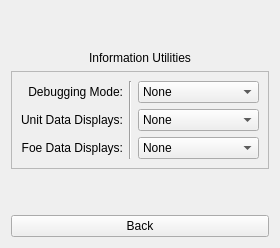
     <widget class="QWidget" name="page_2">
      <layout class="QVBoxLayout" name="verticalLayout_2" stretch="1,0,1,1,0">
       <item>
        <spacer name="verticalSpacer_3">
         <property name="orientation">
          <enum>Qt::Orientation::Vertical</enum>
         </property>
         <property name="sizeHint" stdset="0">
          <size>
           <width>20</width>
           <height>40</height>
          </size>
         </property>
        </spacer>
       </item>
       <item>
        <widget class="QLabel" name="label">
         <property name="text">
          <string>Information Utilities</string>
         </property>
         <property name="alignment">
          <set>Qt::AlignmentFlag::AlignCenter</set>
         </property>
        </widget>
       </item>
       <item>
        <widget class="QFrame" name="frame">
         <property name="frameShape">
          <enum>QFrame::Shape::StyledPanel</enum>
         </property>
         <property name="frameShadow">
          <enum>QFrame::Shadow::Raised</enum>
         </property>
         <layout class="QGridLayout" name="gridLayout_2">
          <item row="1" column="2">
           <widget class="QComboBox" name="UnitDataComboBox">
            <item>
             <property name="text">
              <string>None</string>
             </property>
            </item>
            <item>
             <property name="text">
              <string>Less Information</string>
             </property>
            </item>
            <item>
             <property name="text">
              <string>More Information</string>
             </property>
            </item>
           </widget>
          </item>
          <item row="0" column="0">
           <widget class="QLabel" name="label_2">
            <property name="text">
             <string>Debugging Mode:</string>
            </property>
            <property name="alignment">
             <set>Qt::AlignmentFlag::AlignRight|Qt::AlignmentFlag::AlignTrailing|Qt::AlignmentFlag::AlignVCenter</set>
            </property>
           </widget>
          </item>
          <item row="0" column="2">
           <widget class="QComboBox" name="DebuggingModeComboBox">
            <item>
             <property name="text">
              <string>None</string>
             </property>
            </item>
            <item>
             <property name="text">
              <string>Basic</string>
             </property>
            </item>
            <item>
             <property name="text">
              <string>Advanced</string>
             </property>
            </item>
           </widget>
          </item>
          <item row="1" column="0">
           <widget class="QLabel" name="label_3">
            <property name="text">
             <string>Unit Data Displays:</string>
            </property>
            <property name="alignment">
             <set>Qt::AlignmentFlag::AlignRight|Qt::AlignmentFlag::AlignTrailing|Qt::AlignmentFlag::AlignVCenter</set>
            </property>
           </widget>
          </item>
          <item row="2" column="0">
           <widget class="QLabel" name="label_4">
            <property name="text">
             <string>Foe Data Displays:</string>
            </property>
            <property name="alignment">
             <set>Qt::AlignmentFlag::AlignRight|Qt::AlignmentFlag::AlignTrailing|Qt::AlignmentFlag::AlignVCenter</set>
            </property>
           </widget>
          </item>
          <item row="0" column="1" rowspan="3">
           <widget class="Line" name="line_2">
            <property name="orientation">
             <enum>Qt::Orientation::Vertical</enum>
            </property>
           </widget>
          </item>
          <item row="2" column="2">
           <widget class="QComboBox" name="FoeDataComboBox">
            <item>
             <property name="text">
              <string>None</string>
             </property>
            </item>
            <item>
             <property name="text">
              <string>Less Information</string>
             </property>
            </item>
            <item>
             <property name="text">
              <string>More Information</string>
             </property>
            </item>
           </widget>
          </item>
         </layout>
        </widget>
       </item>
       <item>
        <spacer name="verticalSpacer_4">
         <property name="orientation">
          <enum>Qt::Orientation::Vertical</enum>
         </property>
         <property name="sizeHint" stdset="0">
          <size>
           <width>20</width>
           <height>40</height>
          </size>
         </property>
        </spacer>
       </item>
       <item>
        <widget class="QPushButton" name="pushButton_6">
         <property name="text">
          <string>Back</string>
         </property>
        </widget>
       </item>
      </layout>
     </widget>
